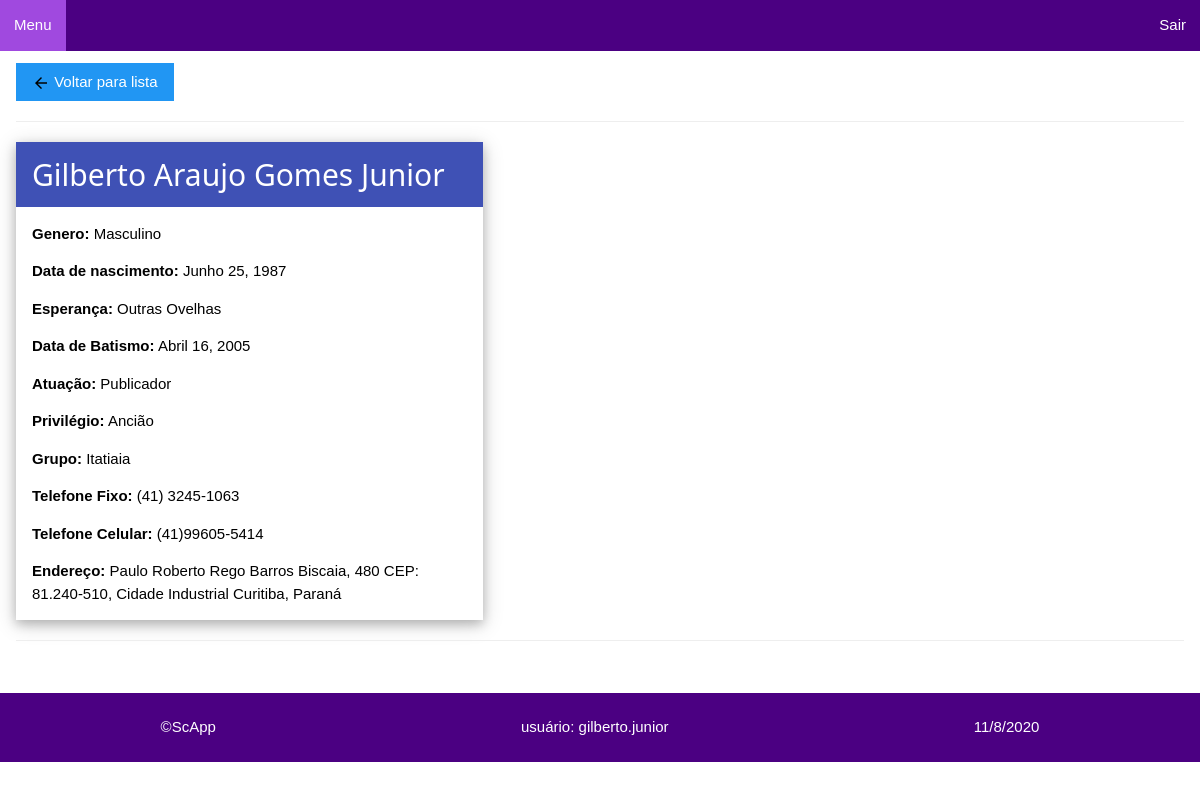
Screenshot of /publicadores/publicador/22bb6534-b7ea-4f9b-b9a8-9dacacf3a9de (signed in) with the database file from the repository.
### publicadores/models.py (models this page shows, shortened)
class Publicador(models.Model):
    id_publicador = models.UUIDField(primary_key=True, default=uuid.uuid4, editable=False)
    nome_publicador = models.CharField(verbose_name='Nome do Publicador', max_length=60)
    GENERO = (
        ('F', 'Feminino'), ('M', 'Masculino')
    )
    genero = models.CharField(verbose_name='Genero', max_length=2, choices=GENERO, default='M')
    data_nascimento = models.DateField(verbose_name='Data de Nascimento', blank=True, null=True)
    ESPERANCA = (
        ('OO', 'Outras Ovelhas'), ('UG', 'Ungido')
    )
    esperanca_pub = models.CharField(verbose_name='Esperança', max_length=2, choices=ESPERANCA, default='OO')
    data_batismo = models.DateField(verbose_name='Data de Batismo', blank=True, null=True)
    ATUACAO = (
        ('Pb', 'Publicador'), ('Pa', 'Pioneiro Auxiliar'), ('Pr', 'Pioneiro Regular'), ('Pes', 'Pioneiro Especial')
    )
    atuacao_pub = models.CharField(verbose_name='Atuação', max_length=3, choices=ATUACAO)
    PRIVILEGIO = (
        ('Sm', 'Servo Ministerial'), ('Ac', 'Ancião')
    )
    privilegio_pub = models.CharField(verbose_name='Privilégio', max_length=2, choices=PRIVILEGIO, blank=True, null=True)
    grupo_pub = models.ForeignKey('Grupo', verbose_name='Grupo Publicador', on_delete=models.DO_NOTHING)
    tel_fixo = models.CharField(verbose_name='Telefone Fixo', max_length=25, blank=True, null=True)
    tel_celular = models.CharField(verbose_name='Telefone Celular', max_length=25, blank=True, null=True)
    endereco_pub = models.TextField(verbose_name='Endereço', max_length=200, blank=True, null=True)
    class Meta:
        ordering = ['nome_publicador', 'grupo_pub']

class Grupo(models.Model):
    id_grupo = models.UUIDField(primary_key=True, default=uuid.uuid4, editable=False)
    nome_grupo = models.CharField(verbose_name='Nome do Grupo', max_length=60)
    dirigente = models.CharField(verbose_name='Dirigente do Gurpo', max_length=60)
    local_grupo = models.CharField(verbose_name='Local do Grupo', max_length=80)
    endereco_grupo = models.TextField(verbose_name='Endereço Grupo', max_length=200, blank=True, null=True)
    DIA_SEMANA = (
        (1, 'Domingo'), (2, 'Segunda'), (3, 'Terça'), (4, 'Quarta'), (5, 'Quinta'), (6, 'Sexta'), (7, 'Sábado')
    )
    dia_saida = models.IntegerField(verbose_name='Dia da Saída', choices=DIA_SEMANA, default=1, blank=True, null=True)
    horario = models.TimeField(verbose_name='Horário da Saída', blank=True, null=True)
    obs = models.TextField(verbose_name='Observação', max_length=200, blank=True, null=True)
    def __str__(self):
        return self.nome_grupo
    class Meta:
        ordering = ['nome_grupo']

### publicadores/views.py (the view)
# urls.py: path('publicador/<pk>', views.PublicadoresDetailView.as_view(), name='publicador-detail'),
class PublicadoresDetailView(LoginRequiredMixin, generic.DetailView):
    model = Publicador
    titulo = 'Publicador'
    def get_context_data(self, **kwargs):
        context = super(PublicadoresDetailView,
                        self).get_context_data(**kwargs)
        context['titulo'] = self.titulo
        return context

### publicadores/templates/publicadores/publicador_detail.html
{% extends "layout.html" %}
{% block content %}
<div class="w3-container">
    {% load static %}
    <a class="w3-button w3-blue" style="margin-top: 12px;" href="{% url 'publicadores' %}"><img
            src="{% static 'imagens/seta_voltar_preta.png' %}"> Voltar para lista</a>
    <hr />
    <div class="w3-card-4 desktop">
        <header class="w3-container w3-indigo">
            <h2>{{publicador.nome_publicador}}</h2>
        </header>
        <div class="w3-container">
            <p>
                <b>Genero:</b>
                {% if publicador.genero %}
                {{ publicador.get_genero_display }}
                {% else %}
                <em class="nao-informado">Não informado</em>
                {% endif %}
            </p>
            <p>
                <b>Data de nascimento:</b>
                {% if publicador.data_nascimento %}
                {{ publicador.data_nascimento }}
                {% else %}
                <em class="nao-informado">Não informado</em>
                {% endif %}
            </p>
            <p>
                <b>Esperança:</b>
                {% if publicador.esperanca_pub %}
                {{ publicador.get_esperanca_pub_display }}
                {% else %}
                <em class="nao-informado">Não informado</em>
                {% endif %}
            </p>
            <p>
                <b>Data de Batismo:</b>
                {% if publicador.data_batismo %}
                {{ publicador.data_batismo }}
                {% else %}
                <em class="nao-informado">Não informado</em>
                {% endif %}
            </p>
            <p>
                <b>Atuação:</b>
                {% if publicador.atuacao_pub %}
                {{ publicador.get_atuacao_pub_display }}
                {% else %}
                <em class="nao-informado">Não informado</em>
                {% endif %}
            </p>
            <p>
                <b>Privilégio:</b>
                {% if publicador.privilegio_pub %}
                {{ publicador.get_privilegio_pub_display }}
                {% else %}
                <em class="nao-informado">Não informado</em>
                {% endif %}
            </p>
            <p>
                <b>Grupo:</b>
                {% if publicador.grupo_pub %}
                {{ publicador.grupo_pub }}
                {% else %}
                <em class="nao-informado">Não informado</em>
                {% endif %}
            </p>
            <p>
                <b>Telefone Fixo:</b>
                {% if publicador.tel_fixo %}
                {{ publicador.tel_fixo }}
                {% else %}
                <em class="nao-informado">Não informado</em>
                {% endif %}
            </p>
            <p>
                <b>Telefone Celular:</b>
                {% if publicador.tel_celular %}
                {{ publicador.tel_celular }}
                {% else %}
                <em class="nao-informado">Não informado</em>
                {% endif %}
            </p>
            <p>
                <b>Endereço:</b>
                {% if publicador.endereco_pub %}
                {{ publicador.endereco_pub }}
                {% else %}
                <em class="nao-informado">Não informado</em>
                {% endif %}
            </p>
        </div>
    </div>
    <hr />
</div>
{% endblock %}

### publicadores/templates/layout.html (shortened to what this page needs)
<!DOCTYPE html>
<html lang="pt-br">
<head>
    {% load static %}
    <link rel="stylesheet" href="{% static 'css/w3.css' %}">
    <link rel="stylesheet" href="{% static 'css/site.css' %}">
</head>
<body>
    <ul class="menu_nav">
        <li><a href="{% url 'index' %}">Menu</a></li>
        <li style="float: right;"><a href="{% url 'logout' %}">Sair</a></li>
    </ul>
    {% block content %}{% endblock %}
    <footer class="rodape">
        <p>&copy;ScApp</p>
        <p>usuário: {{ user.get_username }}</p>
        <p id="data-atual"></p>
    </footer>
</body>
</html>

### publicadores/static/css/w3.css (style rules this page uses)
*,*:before,*:after { box-sizing:inherit }
html { -ms-text-size-adjust:100%;-webkit-text-size-adjust:100% }
body { margin:0 }
article,aside,details,figcaption,figure,footer,header,main,menu,nav,section { display:block }
a { background-color:transparent }
b,strong { font-weight:bolder }
img { border-style:none }
hr { box-sizing:content-box;height:0;overflow:visible }
html,body { font-family:Verdana,sans-serif;font-size:15px;line-height:1.5 }
html { overflow-x:hidden }
h2 { font-size:30px }
h1,h2,h3,h4,h5,h6 { font-family:"Segoe UI",Arial,sans-serif;font-weight:400;margin:10px 0 }
hr { border:0;border-top:1px solid #eee;margin:20px 0 }
img { vertical-align:middle }
a { color:inherit }
.w3-btn,.w3-button { border:none;display:inline-block;padding:8px 16px;vertical-align:middle;overflow:hidden;text-decoration:none;color:inherit;background-color:inherit;text-align:center;cursor:pointer;white-space:nowrap }
.w3-btn,.w3-button { -webkit-touch-callout:none;-webkit-user-select:none;-khtml-user-select:none;-moz-user-select:none;-ms-user-select:none;user-select:none }
.w3-container:after,.w3-container:before,.w3-panel:after,.w3-panel:before,.w3-row:after,.w3-row:before,.w3-row-padding:after,.w3-row-padding:before, .w3-cell-row:before,.w3-cell-row:after,.w3-clear:after,.w3-clear:before,.w3-bar:before,.w3-bar:after { content:"";display:table;clear:both }
.w3-container,.w3-panel { padding:0.01em 16px }
.w3-card-4,.w3-hover-shadow:hover { box-shadow:0 4px 10px 0 rgba(0,0,0,0.2),0 4px 20px 0 rgba(0,0,0,0.19) }
.w3-blue,.w3-hover-blue:hover { color:#fff!important;background-color:#2196F3!important }
.w3-indigo,.w3-hover-indigo:hover { color:#fff!important;background-color:#3f51b5!important }

### publicadores/static/css/site.css (style rules this page uses)
* { box-sizing: border-box; font-family: Arial, sans-serif; }
.menu_nav { list-style-type: none; margin: 0; padding: 0; overflow: hidden; background-color: indigo; }
.menu_nav li { float: left; }
.menu_nav a { display: block; color: white; text-align: center; padding: 14px 14px; text-decoration: none; }
.rodape { display: flex; flex-direction: row; flex-wrap: wrap; justify-content: space-around; background-color: indigo; color: white; margin-top: 32px; padding: 8px; }
@media only screen and (min-width: 1024px) { .desktop { max-width: 40%; } }

### rows the page displays
Publicador: nome_publicador "Gilberto Araujo Gomes Junior", genero "Masculino", data_nascimento "Junho 25, 1987", esperanca_pub "Outras Ovelhas", data_batismo "Abril 16, 2005", atuacao_pub "Publicador", privilegio_pub "Ancião", grupo_pub "Itatiaia", tel_fixo "(41) 3245-1063", tel_celular "(41)99605-5414", endereco_pub "Paulo Roberto Rego Barros Biscaia, 480 CEP: 81.240-510, Cidade Industrial Curitiba, Paraná"

### other values shown
{{ user.get_username }} "gilberto.junior"
